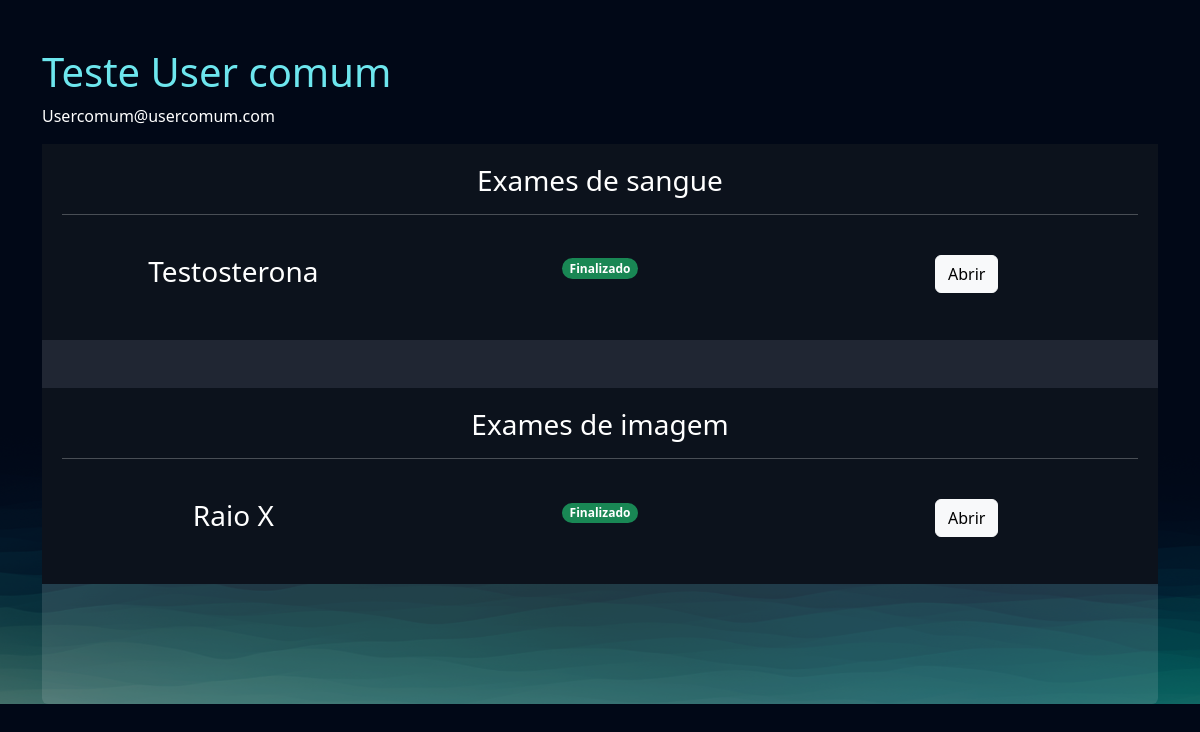
/empresarial/cliente/2 (signed in), run on the app's committed database.
### exames/models.py (models this page shows, shortened)
class SolicitacaoExame(models.Model):
    choice_status = (
        ('E', 'Em análise'),
        ('F', 'Finalizado')
    )
    usuario = models.ForeignKey(User, on_delete=models.DO_NOTHING)
    exame = models.ForeignKey(TiposExames, on_delete=models.DO_NOTHING)
    status = models.CharField(max_length=2, choices=choice_status)
    resultado = models.FileField(upload_to="resultados", null=True, blank=True)
    requer_senha = models.BooleanField(default=False)
    senha = models.CharField(max_length=16, null=True, blank=True)
    def badge_template(self):
        if self.status == 'E':
            classes = 'rounded-pill bg-warning text-dark'
            texto = "Em Análise"
        elif self.status == 'F':
            classes = 'rounded-pill bg-success'
            texto = "Finalizado"
        return mark_safe(f'<span class=" badge {classes}">{texto}</span>')

class TiposExames(models.Model):
    nome = models.CharField(max_length=100)
    tipo_choices = (
        ('I', 'Exame de Imagem'),
        ('E', 'Exame de Eletrocardiograma'),
        ('S', 'Exame de Sangue'),
    )
    tipo = models.CharField(max_length=1, choices=tipo_choices)
    preco = models.FloatField()
    disponivel = models.BooleanField(default=True)
    horario_inicial = models.IntegerField()
    horario_final = models.IntegerField()

### empresarial/views.py (the view)
# urls.py: path('cliente/<int:cliente_id>', views.cliente, name="cliente"),
@staff_member_required
def cliente(request, cliente_id):
    cliente = User.objects.get(id=cliente_id)
    exames = SolicitacaoExame.objects.filter(usuario=cliente)
    return render(request, 'cliente.html', {'cliente': cliente, 'exames': exames})

### empresarial/templates/cliente.html (shortened to what this page needs)
{% extends "bases/base.html" %}
{% load static %}
{% block 'head' %}
    <link href="{% static 'exames/css/css.css' %}" rel="stylesheet">
    <link href="{% static 'exames/css/gerenciar_pedidos.css' %}" rel="stylesheet">
    <link href="{% static 'exames/css/gerenciar_exames.css' %}" rel="stylesheet">
{% endblock 'head' %}
{% block 'conteudo' %}
    <br>
    <br>
    <div class="container">
        <h3 class="font-destaque">{{cliente.get_full_name}}</h3>
        <p>{{cliente.email}}</p>
        <div class="card card-view">
            <div class="sub-card">
                <h3>Exames de sangue</h3>
                <hr>
                <br>
                {% for exame in exames  %}
                    {% if  exame.exame.tipo == 'S'%}
                        <div class="row">
                            <div class="col-md"><h3>{{exame.exame.nome}}</h3></div>
                            <div class="col-md">{{exame.badge_template}}</div>
                            <div class="col-md">
                                <a href="{% url "exame_cliente" exame.id %}" class="btn btn-light">Abrir</a>                            </div>
                        </div>
                        <br>
                    {% endif %}
                {% endfor %}
            </div>
            <br>
            <br>
            <div class="sub-card">
                <h3>Exames de imagem</h3>
                <hr>
                <br>
                {% for exame in exames  %}
                    {% if  exame.exame.tipo == 'I'%}
                        <div class="row">
                            <div class="col-md"><h3>{{exame.exame.nome}}</h3></div>
                            <div class="col-md">{{exame.badge_template}}</div>
                            <div class="col-md"><a href="{% url "exame_cliente" exame.id %}" class="btn btn-light">Abrir</a></div>
                        </div>
                        <br>
                    {% endif %}
                {% endfor %}
            </div>
        </div>
    </div>
{% endblock 'conteudo' %}

### templates/static/geral/css/base.css (style rules this page uses)
:root { --main-color: #151C34; --dark-color: #0C121C; --light-color: #6DE6EE; --contrast-color: #f4c96b; --differential-color: #066668; }
* { color: white }
.font-destaque { color: var(--light-color); font-size: 40px; }

### templates/static/exames/css/css.css (style rules this page uses)
body { background-image: url('/static/geral/img/bg2.png'); background-size: cover; }
.card { background-color: rgba(217, 217, 217, .14); color: white; padding: 15px; }

### templates/static/exames/css/gerenciar_pedidos.css (style rules this page uses)
.card-view { text-align: center; padding: 0; border: none; height: 70vh; }

### templates/static/exames/css/gerenciar_exames.css (style rules this page uses)
.sub-card { background-color: var(--dark-color); padding: 20px; }

### data on the page
SolicitacaoExame: exame.nome "Testosterona", badge_template "Finalizado"
SolicitacaoExame: exame.nome "Raio X", badge_template "Finalizado"

### other printed values
{{ cliente.get_full_name }} "Teste User comum"
{{ cliente.email }} "Usercomum@usercomum.com"
